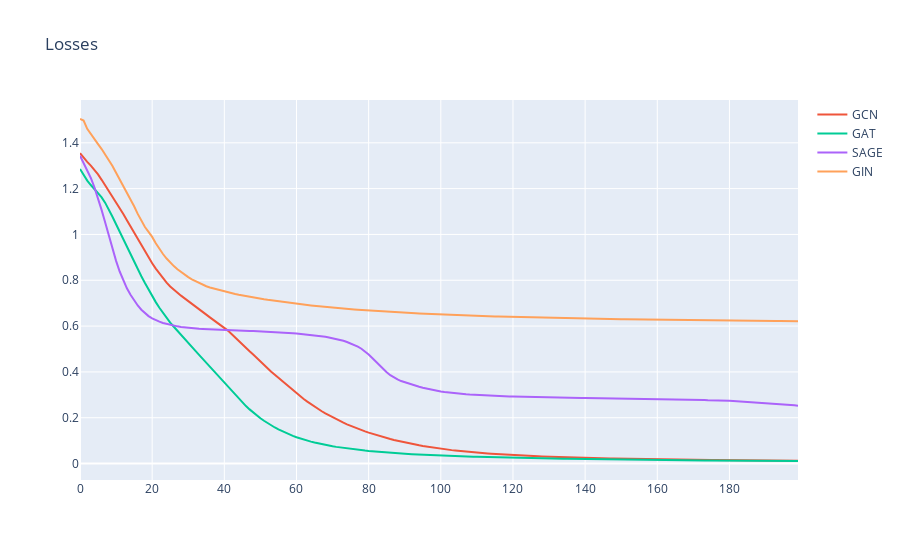

The notebook cell this image was saved under:
### Code cell
# Create Line plot
fig = px.line(title="Losses")

for result in results:
    # Add Scatter plot
    fig.add_scatter(x=list(range(epochs)), y=result[2], name=result[0])

# Display the plot
fig.show()

### Figure 1 — Plotly figure (JSON) as saved in the notebook; plotly's stock layout.template omitted (floating-point values rounded to 4 significant figures; data arrays with more than 128 entries replaced by an {"elided": "..."} marker saying what was removed)
{"data": [{"hovertemplate": "<extra></extra>", "legendgroup": "", "line": {"color": "#636efa", "dash": "solid"}, "marker": {"symbol": "circle"}, "mode": "lines", "name": "", "orientation": "v", "showlegend": false, "type": "scatter", "xaxis": "x", "yaxis": "y"}, {"name": "GCN", "type": "scatter", "x": {"elided": "200 int values"}, "y": {"elided": "200 float values"}}, {"name": "GAT", "type": "scatter", "x": {"elided": "200 int values"}, "y": {"elided": "200 float values"}}, {"name": "SAGE", "type": "scatter", "x": {"elided": "200 int values"}, "y": {"elided": "200 float values"}}, {"name": "GIN", "type": "scatter", "x": {"elided": "200 int values"}, "y": {"elided": "200 float values"}}], "layout": {"legend": {"tracegroupgap": 0}, "title": {"text": "Losses"}, "xaxis": {"anchor": "y", "domain": [0, 1]}, "yaxis": {"anchor": "x", "domain": [0, 1]}}}
